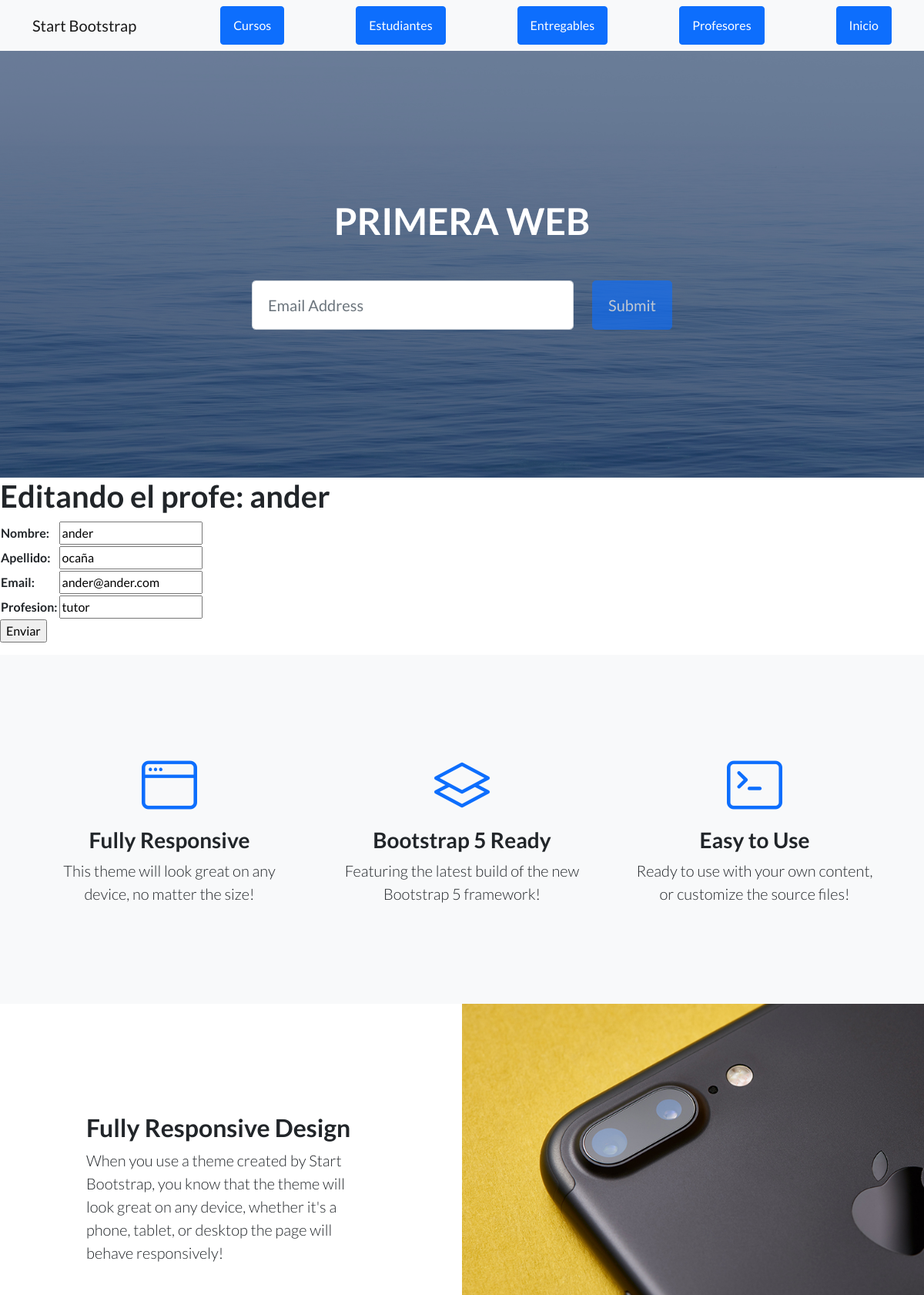
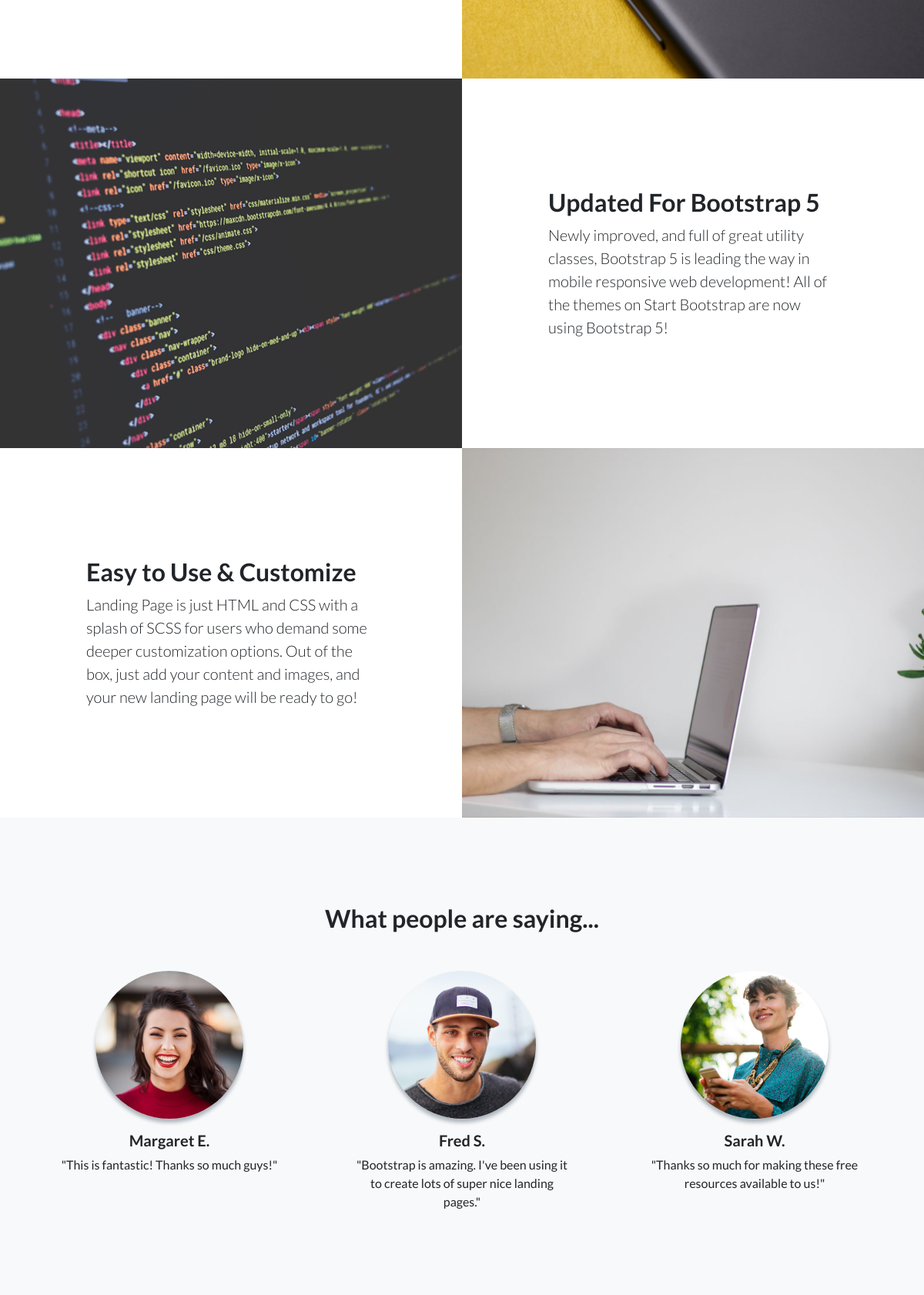
Screenshot of /AppCoder/editarProfesor/ander (signed in, upper part) with the database file from the repository (2 pictures, top to bottom).
### AppCoder/models.py (models this page shows, shortened)
class Profesor(models.Model):
    nombre= models.CharField(max_length=50)
    apellido= models.CharField(max_length=50)
    email= models.EmailField()
    profesion= models.CharField(max_length=50)

### AppCoder/views.py (the view)
# urls.py: path('editarProfesor/<nombre_profesor>', editarProfesor, name="editarProfesor"),
@login_required
def editarProfesor(request, nombre_profesor):
    profe = Profesor.objects.get(nombre=nombre_profesor)
    if request.method=="POST":
        form=ProfeForm(request.POST)
        if form.is_valid():
            info=form.cleaned_data
            profe.nombre=info["nombre"]
            profe.apellido=info["apellido"]
            profe.email=info["email"]
            profe.profesion=info["profesion"]
            profe.save()
            return render (request, "Appcoder/inicio.html")
    else:
        form=ProfeForm(initial={"nombre":profe.nombre, "apellido" : profe.apellido, "email": profe.email, "profesion": profe.profesion})
    return render (request, "Appcoder/editarProfesor.html", {"formulario": form, "nombre_profesor":nombre_profesor})

### AppCoder/forms.py
class ProfeForm(forms.Form):
    nombre = forms.CharField(max_length=30)
    apellido = forms.CharField(max_length=30)
    email = forms.EmailField()
    profesion = forms.CharField(max_length=30)

### AppCoder/templates/AppCoder/editarProfesor.html (shortened to what this page needs)
{% extends 'AppCoder/padre.html' %}
{% load static %}
{% block contenido_que_cambia %}
   <h1>Editando el profe: {{nombre_profesor}}</h1>
   <form action="{% url 'editarProfesor' nombre_profesor %}" method="POST"> {% csrf_token %}
    <table>
        {{formulario.as_table}}
    </table>
    <p>
        <input type="submit" value="Enviar">
    </p>
   </form>
{% endblock %}

### rows the page displays
Profesor: nombre "ander", apellido "ocaña", email "ander@ander.com", profesion "tutor"
